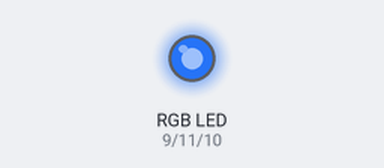
Recording of a sketch running on a simulated Arduino Uno, built with avr-gcc and run on an emulated ATmega328P. Shown: an RGB LED mixed from three pins (HIGH = lit).

Above: at 0.1 s.
Timing chart, 0 to 1.6 s (numbered marks = the images above):
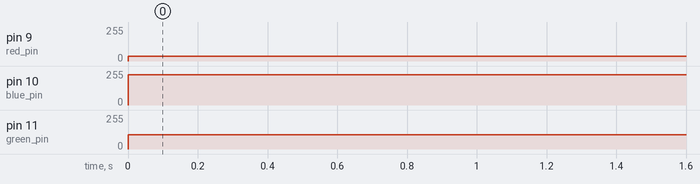

Measured:
- by itself, pin 9 (red_pin): 0/255 → 35/255 at 0.00 s
- by itself, pin 10 (blue_pin): 0/255 → 228/255 at 0.00 s
- by itself, pin 11 (green_pin): 0/255 → 106/255 at 0.00 s

The sketch:

RGB_color_selector.ino
```cpp
/*Rgb color selector
Controlling outputs*/
// C++ code
//
void setup()
{
  pinMode(11, OUTPUT); //green pin
  pinMode(10,OUTPUT); //blue pin
  pinMode(9,OUTPUT); //red pin
}

void loop()
{//color selector
  analogWrite(11,106);  //green pin
  analogWrite(10,228); //blue pin
  analogWrite(9,35); //red pin
}
```
